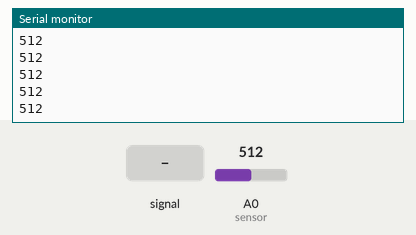
This sketch was run on a simulated Arduino Uno, built with avr-gcc and run on an emulated ATmega328P. Parts: the last lines printed to the serial monitor. Inputs (shaded band) come from the test bench; at power-on: A0 (sensor) = 512.

Above: at 1.2 s.
1.3 s: A0 (sensor) fed a 200 Hz sine of ±81 counts around its level
At 2.2 s:
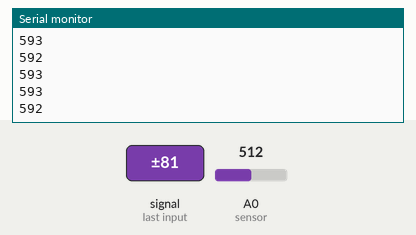
2.8 s: A0 (sensor) set to 716
At 3.4 s:
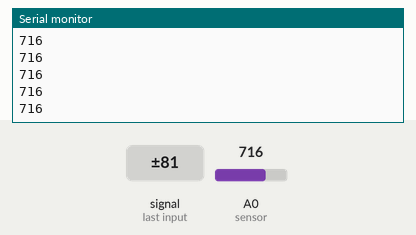
4.3 s: A0 (sensor) set to 900
At 5.1 s:
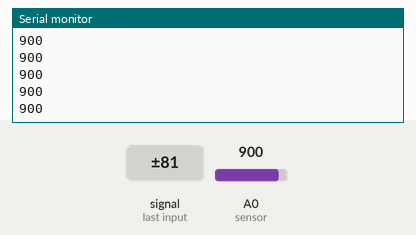
Timing chart, 0 to 7.3 s (numbered marks = the images above; inputs shaded):
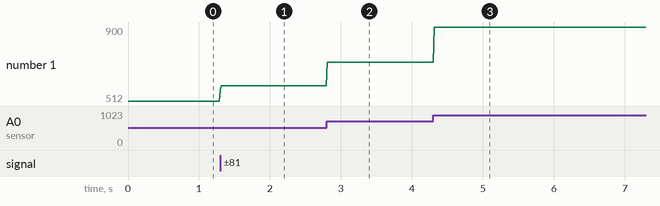

Measured:
- after the input at 1.3 s, the serial monitor: prints a new line at once (image 1)
- after the input at 2.8 s, the serial monitor: prints a new line at once (image 2)
- after the input at 4.3 s, the serial monitor: prints a new line at once (image 3)
- plotted number 1: 512 → 593 after the input at 1.3 s, 593 → 716 after the input at 2.8 s, 716 → 900 after the input at 4.3 s

The sketch:

Clase_28_01_2025_VALORMAYOR.ino
```cpp
// Procesamiento de datos
// Leemos múltiples valores de un sensor analógico y determinamos el valor máximo
// para minimizar inconsistencias en las lecturas.

int sensor = A0;           // Pin analógico para el sensor
const int totLecturas = 30; // Total de lecturas (teorema del límite central)

void setup() {
  Serial.begin(9600);  // Inicia la comunicación serial a 9600 baudios
}

void loop() {
  int valormayor = 0;  // Inicializamos al valor más bajo posible (0 para analogRead)

  // Leer valores del sensor y determinar el máximo
  for (int i = 0; i < totLecturas; i++) {
    int lectura = analogRead(sensor);
    if (lectura > valormayor) {
      valormayor = lectura;
    }
    delayMicroseconds(100);  // Pequeña espera entre lecturas
  }

  // Enviar el valor máximo al monitor serial
  Serial.println(valormayor);

  delay(10);  // Breve pausa antes de la siguiente iteración
}
```
